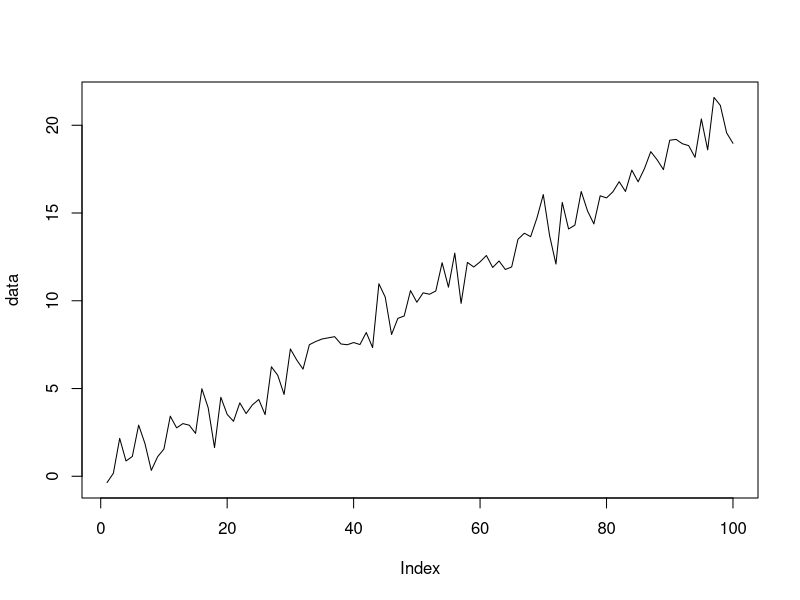

The R source for this figure:

test_unit_root <- function(data) {
  library(urca)
    # Passo 1: Teste de raiz unitária com trend
  adf_test_trend <- ur.df(data, type = "trend", selectlags = "AIC")

  # Passo 2: Verificar se há raiz unitária
  if (adf_test_trend@teststat[1] <=  adf_test_trend@cval['tau3','5pct']) {
    # Não há raiz unitária
    cat("Não há raiz unitária.\n")
  } else {
    # Passo 3: Teste do parâmetro associado trend
    if (adf_test_trend@teststat[,'phi3']>=adf_test_trend@cval['phi3','5pct']) {
      if(adf_test_trend@testreg$coefficients['tt','Pr(>|t|)']<=.05){
        # Não há raiz unitária
        cat("Não há raiz unitária e há tendência .\n")
      } else{
        # Há há raiz unitária
        cat("Há raiz unitária.\n")
      }
    } else{
      # Passo 4: Teste de raiz unitária com drift
      adf_test_drift <- ur.df(data, type = "drift", selectlags = "AIC")

      # Passo 5: Verificar se há raiz unitária
      if (adf_test_drift@teststat[1] <=  adf_test_drift@cval['tau2','5pct']) {
        # Não há raiz unitária
        cat("Não há raiz unitária.\n")
      } else {
        # Passo 6: Teste do parâmetro associado à raiz unitária
        if (adf_test_drift@teststat[,'phi1']>=adf_test_drift@cval['phi1','5pct']) {
          if(adf_test_drift@testreg$coefficients['z.lag.1','Pr(>|t|)']<=.05){
            # Não há raiz unitária
            cat("Não há raiz unitária e há tendência determinística .\n")
          } else{
            # Há há raiz unitária
            cat("Há raiz unitária com drift .\n")
          }
        } else{
          # Passo 7: Teste de raiz unitária sem trend e drift
          adf_test_none <- ur.df(data, type = "none", selectlags = "AIC")

          # Verificar se há raiz unitária
          if (adf_test_none@teststat[1] <=  adf_test_none@cval['tau1','5pct']) {
            # Não há raiz unitária
            cat("Não há raiz unitária.\n")
          } else {
            # Há raiz unitária
            cat("Pure Random Walk.\n")
          }
        }
        }
      }
    }
  }




# Dados de exemplo
set.seed(123)
data <- ( 0.2*seq(1:100)+  rnorm(100))
data|>plot(t="l")
# Executar o algoritmo
test_unit_root(data)
